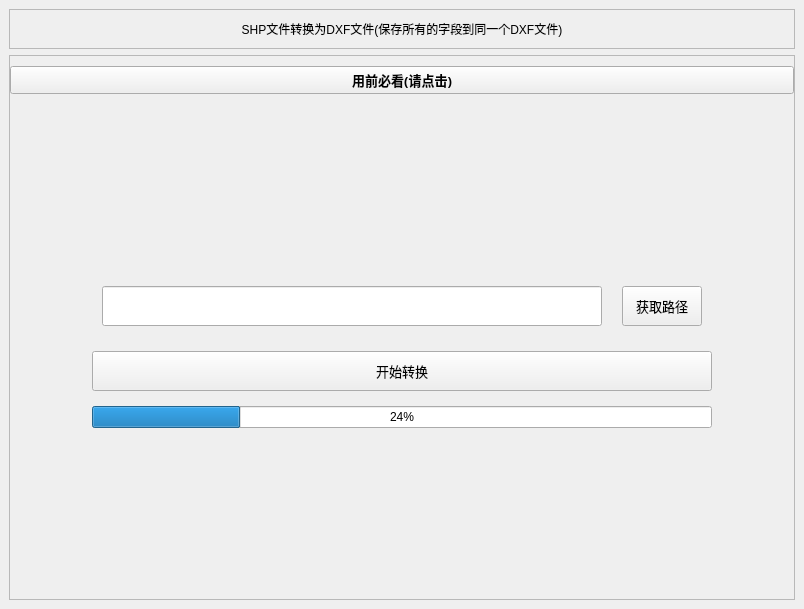
<?xml version="1.0" encoding="UTF-8"?>
<ui version="4.0">
 <class>Form</class>
 <widget class="QWidget" name="Form">
  <property name="geometry">
   <rect>
    <x>0</x>
    <y>0</y>
    <width>804</width>
    <height>609</height>
   </rect>
  </property>
  <property name="windowTitle">
   <string>Form</string>
  </property>
  <layout class="QVBoxLayout" name="verticalLayout">
   <property name="leftMargin">
    <number>0</number>
   </property>
   <property name="topMargin">
    <number>0</number>
   </property>
   <property name="rightMargin">
    <number>0</number>
   </property>
   <property name="bottomMargin">
    <number>0</number>
   </property>
   <item>
    <widget class="CardWidget" name="CardWidget">
     <layout class="QVBoxLayout" name="verticalLayout_2">
      <item>
       <widget class="QFrame" name="frame">
        <property name="minimumSize">
         <size>
          <width>0</width>
          <height>40</height>
         </size>
        </property>
        <property name="frameShape">
         <enum>QFrame::StyledPanel</enum>
        </property>
        <property name="frameShadow">
         <enum>QFrame::Raised</enum>
        </property>
        <layout class="QVBoxLayout" name="verticalLayout_3">
         <property name="leftMargin">
          <number>0</number>
         </property>
         <property name="topMargin">
          <number>0</number>
         </property>
         <property name="rightMargin">
          <number>0</number>
         </property>
         <property name="bottomMargin">
          <number>0</number>
         </property>
         <item>
          <widget class="TitleLabel" name="TitleLabel_3">
           <property name="text">
            <string>SHP文件转换为DXF文件(保存所有的字段到同一个DXF文件)</string>
           </property>
           <property name="alignment">
            <set>Qt::AlignCenter</set>
           </property>
          </widget>
         </item>
        </layout>
       </widget>
      </item>
      <item>
       <widget class="QFrame" name="frame_2">
        <property name="sizePolicy">
         <sizepolicy hsizetype="Preferred" vsizetype="Expanding">
          <horstretch>0</horstretch>
          <verstretch>0</verstretch>
         </sizepolicy>
        </property>
        <property name="frameShape">
         <enum>QFrame::StyledPanel</enum>
        </property>
        <property name="frameShadow">
         <enum>QFrame::Raised</enum>
        </property>
        <layout class="QVBoxLayout" name="verticalLayout_6">
         <property name="spacing">
          <number>0</number>
         </property>
         <property name="leftMargin">
          <number>0</number>
         </property>
         <property name="topMargin">
          <number>0</number>
         </property>
         <property name="rightMargin">
          <number>0</number>
         </property>
         <property name="bottomMargin">
          <number>0</number>
         </property>
         <item>
          <layout class="QVBoxLayout" name="verticalLayout_5">
           <property name="topMargin">
            <number>10</number>
           </property>
           <property name="rightMargin">
            <number>0</number>
           </property>
           <item>
            <widget class="PushButton" name="shp2dxf_prompt">
             <property name="font">
              <font>
               <family>微软雅黑</family>
               <pointsize>10</pointsize>
               <weight>75</weight>
               <bold>true</bold>
              </font>
             </property>
             <property name="text">
              <string>用前必看(请点击)</string>
             </property>
             <property name="icon">
              <iconset resource="icons.qrc">
               <normaloff>:/icons/images/message.png</normaloff>:/icons/images/message.png</iconset>
             </property>
             <property name="iconSize">
              <size>
               <width>20</width>
               <height>20</height>
              </size>
             </property>
            </widget>
           </item>
           <item>
            <spacer name="verticalSpacer_2">
             <property name="orientation">
              <enum>Qt::Vertical</enum>
             </property>
             <property name="sizeHint" stdset="0">
              <size>
               <width>20</width>
               <height>100</height>
              </size>
             </property>
            </spacer>
           </item>
           <item>
            <layout class="QHBoxLayout" name="horizontalLayout_4">
             <item>
              <spacer name="horizontalSpacer">
               <property name="orientation">
                <enum>Qt::Horizontal</enum>
               </property>
               <property name="sizeHint" stdset="0">
                <size>
                 <width>60</width>
                 <height>20</height>
                </size>
               </property>
              </spacer>
             </item>
             <item>
              <layout class="QVBoxLayout" name="verticalLayout_4">
               <property name="spacing">
                <number>15</number>
               </property>
               <property name="leftMargin">
                <number>10</number>
               </property>
               <property name="topMargin">
                <number>20</number>
               </property>
               <property name="rightMargin">
                <number>10</number>
               </property>
               <property name="bottomMargin">
                <number>10</number>
               </property>
               <item>
                <layout class="QHBoxLayout" name="horizontalLayout">
                 <property name="spacing">
                  <number>20</number>
                 </property>
                 <property name="leftMargin">
                  <number>10</number>
                 </property>
                 <property name="topMargin">
                  <number>10</number>
                 </property>
                 <property name="rightMargin">
                  <number>10</number>
                 </property>
                 <property name="bottomMargin">
                  <number>10</number>
                 </property>
                 <item>
                  <widget class="LineEdit" name="shp2dxf_filepath_line">
                   <property name="minimumSize">
                    <size>
                     <width>500</width>
                     <height>40</height>
                    </size>
                   </property>
                  </widget>
                 </item>
                 <item>
                  <widget class="PrimaryPushButton" name="shp2dxf_filepath_btn">
                   <property name="minimumSize">
                    <size>
                     <width>0</width>
                     <height>40</height>
                    </size>
                   </property>
                   <property name="font">
                    <font>
                     <family>微软雅黑</family>
                     <pointsize>10</pointsize>
                     <weight>50</weight>
                     <bold>false</bold>
                    </font>
                   </property>
                   <property name="styleSheet">
                    <string notr="true">PushButton, ToolButton, ToggleButton, ToggleToolButton {
    color: black;
    background: rgba(255, 255, 255, 0.7);
    border: 1px solid rgba(0, 0, 0, 0.073);
    border-bottom: 1px solid rgba(0, 0, 0, 0.183);
    border-radius: 20px;
    /* font: 14px 'Segoe UI', 'Microsoft YaHei'; */
    padding: 5px 12px 6px 12px;
    outline: none;
}

ToolButton {
    padding: 5px 9px 6px 8px;
}

PushButton[hasIcon=false] {
    padding: 5px 12px 6px 12px;
}

PushButton[hasIcon=true] {
    padding: 5px 12px 6px 36px;
}

DropDownToolButton, PrimaryDropDownToolButton {
    padding: 5px 31px 6px 8px;
}

DropDownPushButton[hasIcon=false],
PrimaryDropDownPushButton[hasIcon=false] {
    padding: 5px 31px 6px 12px;
}

DropDownPushButton[hasIcon=true],
PrimaryDropDownPushButton[hasIcon=true] {
    padding: 5px 31px 6px 36px;
}

PushButton:hover, ToolButton:hover, ToggleButton:hover, ToggleToolButton:hover {
    background: rgba(249, 249, 249, 0.5);
}

PushButton:pressed, ToolButton:pressed, ToggleButton:pressed, ToggleToolButton:pressed {
    color: rgba(0, 0, 0, 0.63);
    background: rgba(249, 249, 249, 0.3);
    border-bottom: 1px solid rgba(0, 0, 0, 0.073);
}

PushButton:disabled, ToolButton:disabled, ToggleButton:disabled, ToggleToolButton:disabled {
    color: rgba(0, 0, 0, 0.36);
    background: rgba(249, 249, 249, 0.3);
    border: 1px solid rgba(0, 0, 0, 0.06);
    border-bottom: 1px solid rgba(0, 0, 0, 0.06);
}


PrimaryPushButton,
PrimaryToolButton,
ToggleButton:checked,
ToggleToolButton:checked {
    color: white;
    background-color: #009faa;
    border: 1px solid #00a7b3;
    border-bottom: 1px solid #007780;
}

PrimaryPushButton:hover,
PrimaryToolButton:hover,
ToggleButton:checked:hover,
ToggleToolButton:checked:hover {
    background-color: #00a7b3;
    border: 1px solid #2daab3;
    border-bottom: 1px solid #007780;
}

PrimaryPushButton:pressed,
PrimaryToolButton:pressed,
ToggleButton:checked:pressed,
ToggleToolButton:checked:pressed {
    color: rgba(255, 255, 255, 0.63);
    background-color: #3eabb3;
    border: 1px solid #3eabb3;
}

PrimaryPushButton:disabled,
PrimaryToolButton:disabled,
ToggleButton:checked:disabled,
ToggleToolButton:checked:disabled {
    color: rgba(255, 255, 255, 0.9);
    background-color: rgb(205, 205, 205);
    border: 1px solid rgb(205, 205, 205);
}

SplitDropButton,
PrimarySplitDropButton {
    border-left: none;
    border-top-left-radius: 0;
    border-bottom-left-radius: 0;
}

#splitPushButton,
#splitToolButton,
#primarySplitPushButton,
#primarySplitToolButton {
    border-top-right-radius: 0;
    border-bottom-right-radius: 0;
}

#splitPushButton:pressed,
#splitToolButton:pressed,
SplitDropButton:pressed {
    border-bottom: 1px solid rgba(0, 0, 0, 0.183);
}

PrimarySplitDropButton:pressed {
    border-bottom: 1px solid #007780;
}

#primarySplitPushButton, #primarySplitToolButton {
    border-right: 1px solid #3eabb3;
}

#primarySplitPushButton:pressed, #primarySplitToolButton:pressed {
    border-bottom: 1px solid #007780;
}

HyperlinkButton {
    /* font: 14px 'Segoe UI', 'Microsoft YaHei'; */
    padding: 6px 12px 6px 12px;
    color: #009faa;
    border: none;
    border-radius: 6px;
    background-color: transparent;
}

HyperlinkButton[hasIcon=false] {
    padding: 6px 12px 6px 12px;
}

HyperlinkButton[hasIcon=true] {
    padding: 6px 12px 6px 36px;
}

HyperlinkButton:hover {
    color: #009faa;
    background-color: rgba(0, 0, 0, 10);
    border: none;
}

HyperlinkButton:pressed {
    color: #009faa;
    background-color: rgba(0, 0, 0, 6);
    border: none;
}

HyperlinkButton:disabled {
    color: rgba(0, 0, 0, 0.43);
    background-color: transparent;
    border: none;
}


RadioButton {
    min-height: 24px;
    max-height: 24px;
    background-color: transparent;
    font: 14px 'Segoe UI', 'Microsoft YaHei', 'PingFang SC';
    color: black;
}

RadioButton::indicator {
    width: 18px;
    height: 18px;
    border-radius: 11px;
    border: 2px solid #999999;
    background-color: rgba(0, 0, 0, 5);
    margin-right: 4px;
}

RadioButton::indicator:hover {
    background-color: rgba(0, 0, 0, 0);
}

RadioButton::indicator:pressed {
    border: 2px solid #bbbbbb;
    background-color: qradialgradient(spread:pad, cx:0.5, cy:0.5, radius:0.5, fx:0.5, fy:0.5,
            stop:0 rgb(255, 255, 255),
            stop:0.5 rgb(255, 255, 255),
            stop:0.6 rgb(225, 224, 223),
            stop:1 rgb(225, 224, 223));
}

RadioButton::indicator:checked {
    height: 22px;
    width: 22px;
    border: none;
    border-radius: 11px;
    background-color: qradialgradient(spread:pad, cx:0.5, cy:0.5, radius:0.5, fx:0.5, fy:0.5,
            stop:0 rgb(255, 255, 255),
            stop:0.5 rgb(255, 255, 255),
            stop:0.6 #009faa,
            stop:1 #009faa);
}

RadioButton::indicator:checked:hover {
    background-color: qradialgradient(spread:pad, cx:0.5, cy:0.5, radius:0.5, fx:0.5, fy:0.5,
            stop:0 rgb(255, 255, 255),
            stop:0.6 rgb(255, 255, 255),
            stop:0.7 #009faa,
            stop:1 #009faa);
}

RadioButton::indicator:checked:pressed {
    background-color: qradialgradient(spread:pad, cx:0.5, cy:0.5, radius:0.5, fx:0.5, fy:0.5,
            stop:0 rgb(255, 255, 255),
            stop:0.5 rgb(255, 255, 255),
            stop:0.6 #009faa,
            stop:1 #009faa);
}

RadioButton:disabled {
    color: rgba(0, 0, 0, 110);
}

RadioButton::indicator:disabled {
    border: 2px solid #bbbbbb;
    background-color: transparent;
}

RadioButton::indicator:disabled:checked {
    border: none;
    background-color: qradialgradient(spread:pad, cx:0.5, cy:0.5, radius:0.5, fx:0.5, fy:0.5,
            stop:0 rgb(255, 255, 255),
            stop:0.5 rgb(255, 255, 255),
            stop:0.6 rgba(0, 0, 0, 0.2169),
            stop:1 rgba(0, 0, 0, 0.2169));
}

TransparentToolButton,
TransparentToggleToolButton,
TransparentDropDownToolButton,
TransparentPushButton,
TransparentDropDownPushButton,
TransparentTogglePushButton {
    background-color: transparent;
    border: none;
    border-radius: 5px;
    margin: 0;
}

TransparentToolButton:hover,
TransparentToggleToolButton:hover,
TransparentDropDownToolButton:hover,
TransparentPushButton:hover,
TransparentDropDownPushButton:hover,
TransparentTogglePushButton:hover {
    background-color: rgba(0, 0, 0, 9);
    border: none;
}

TransparentToolButton:pressed,
TransparentToggleToolButton:pressed,
TransparentDropDownToolButton:pressed,
TransparentPushButton:pressed,
TransparentDropDownPushButton:pressed,
TransparentTogglePushButton:pressed {
    background-color: rgba(0, 0, 0, 6);
    border: none;
}

TransparentToolButton:disabled,
TransparentToggleToolButton:disabled,
TransparentDropDownToolButton:disabled,
TransprentPushButton:disabled,
TransparentDropDownPushButton:disabled,
TransprentTogglePushButton:disabled {
    background-color: transparent;
    border: none;
}


PillPushButton,
PillPushButton:hover,
PillPushButton:pressed,
PillPushButton:disabled,
PillPushButton:checked,
PillPushButton:checked:hover,
PillPushButton:checked:pressed,
PillPushButton:disabled:checked,
PillToolButton,
PillToolButton:hover,
PillToolButton:pressed,
PillToolButton:disabled,
PillToolButton:checked,
PillToolButton:checked:hover,
PillToolButton:checked:pressed,
PillToolButton:disabled:checked {
    background-color: transparent;
    border: none;
}
</string>
                   </property>
                   <property name="text">
                    <string>获取路径</string>
                   </property>
                  </widget>
                 </item>
                </layout>
               </item>
               <item>
                <widget class="PrimaryPushButton" name="shp2dxf_process_btn">
                 <property name="minimumSize">
                  <size>
                   <width>0</width>
                   <height>40</height>
                  </size>
                 </property>
                 <property name="font">
                  <font>
                   <family>微软雅黑</family>
                   <pointsize>10</pointsize>
                   <weight>50</weight>
                   <bold>false</bold>
                  </font>
                 </property>
                 <property name="styleSheet">
                  <string notr="true">PushButton, ToolButton, ToggleButton, ToggleToolButton {
    color: black;
    background: rgba(255, 255, 255, 0.7);
    border: 1px solid rgba(0, 0, 0, 0.073);
    border-bottom: 1px solid rgba(0, 0, 0, 0.183);
    border-radius: 20px;
    /* font: 14px 'Segoe UI', 'Microsoft YaHei'; */
    padding: 5px 12px 6px 12px;
    outline: none;
}

ToolButton {
    padding: 5px 9px 6px 8px;
}

PushButton[hasIcon=false] {
    padding: 5px 12px 6px 12px;
}

PushButton[hasIcon=true] {
    padding: 5px 12px 6px 36px;
}

DropDownToolButton, PrimaryDropDownToolButton {
    padding: 5px 31px 6px 8px;
}

DropDownPushButton[hasIcon=false],
PrimaryDropDownPushButton[hasIcon=false] {
    padding: 5px 31px 6px 12px;
}

DropDownPushButton[hasIcon=true],
PrimaryDropDownPushButton[hasIcon=true] {
    padding: 5px 31px 6px 36px;
}

PushButton:hover, ToolButton:hover, ToggleButton:hover, ToggleToolButton:hover {
    background: rgba(249, 249, 249, 0.5);
}

PushButton:pressed, ToolButton:pressed, ToggleButton:pressed, ToggleToolButton:pressed {
    color: rgba(0, 0, 0, 0.63);
    background: rgba(249, 249, 249, 0.3);
    border-bottom: 1px solid rgba(0, 0, 0, 0.073);
}

PushButton:disabled, ToolButton:disabled, ToggleButton:disabled, ToggleToolButton:disabled {
    color: rgba(0, 0, 0, 0.36);
    background: rgba(249, 249, 249, 0.3);
    border: 1px solid rgba(0, 0, 0, 0.06);
    border-bottom: 1px solid rgba(0, 0, 0, 0.06);
}


PrimaryPushButton,
PrimaryToolButton,
ToggleButton:checked,
ToggleToolButton:checked {
    color: white;
    background-color: #009faa;
    border: 1px solid #00a7b3;
    border-bottom: 1px solid #007780;
}

PrimaryPushButton:hover,
PrimaryToolButton:hover,
ToggleButton:checked:hover,
ToggleToolButton:checked:hover {
    background-color: #00a7b3;
    border: 1px solid #2daab3;
    border-bottom: 1px solid #007780;
}

PrimaryPushButton:pressed,
PrimaryToolButton:pressed,
ToggleButton:checked:pressed,
ToggleToolButton:checked:pressed {
    color: rgba(255, 255, 255, 0.63);
    background-color: #3eabb3;
    border: 1px solid #3eabb3;
}

PrimaryPushButton:disabled,
PrimaryToolButton:disabled,
ToggleButton:checked:disabled,
ToggleToolButton:checked:disabled {
    color: rgba(255, 255, 255, 0.9);
    background-color: rgb(205, 205, 205);
    border: 1px solid rgb(205, 205, 205);
}

SplitDropButton,
PrimarySplitDropButton {
    border-left: none;
    border-top-left-radius: 0;
    border-bottom-left-radius: 0;
}

#splitPushButton,
#splitToolButton,
#primarySplitPushButton,
#primarySplitToolButton {
    border-top-right-radius: 0;
    border-bottom-right-radius: 0;
}

#splitPushButton:pressed,
#splitToolButton:pressed,
SplitDropButton:pressed {
    border-bottom: 1px solid rgba(0, 0, 0, 0.183);
}

PrimarySplitDropButton:pressed {
    border-bottom: 1px solid #007780;
}

#primarySplitPushButton, #primarySplitToolButton {
    border-right: 1px solid #3eabb3;
}

#primarySplitPushButton:pressed, #primarySplitToolButton:pressed {
    border-bottom: 1px solid #007780;
}

HyperlinkButton {
    /* font: 14px 'Segoe UI', 'Microsoft YaHei'; */
    padding: 6px 12px 6px 12px;
    color: #009faa;
    border: none;
    border-radius: 6px;
    background-color: transparent;
}

HyperlinkButton[hasIcon=false] {
    padding: 6px 12px 6px 12px;
}

HyperlinkButton[hasIcon=true] {
    padding: 6px 12px 6px 36px;
}

HyperlinkButton:hover {
    color: #009faa;
    background-color: rgba(0, 0, 0, 10);
    border: none;
}

HyperlinkButton:pressed {
    color: #009faa;
    background-color: rgba(0, 0, 0, 6);
    border: none;
}

HyperlinkButton:disabled {
    color: rgba(0, 0, 0, 0.43);
    background-color: transparent;
    border: none;
}


RadioButton {
    min-height: 24px;
    max-height: 24px;
    background-color: transparent;
    font: 14px 'Segoe UI', 'Microsoft YaHei', 'PingFang SC';
    color: black;
}

RadioButton::indicator {
    width: 18px;
    height: 18px;
    border-radius: 11px;
    border: 2px solid #999999;
    background-color: rgba(0, 0, 0, 5);
    margin-right: 4px;
}

RadioButton::indicator:hover {
    background-color: rgba(0, 0, 0, 0);
}

RadioButton::indicator:pressed {
    border: 2px solid #bbbbbb;
    background-color: qradialgradient(spread:pad, cx:0.5, cy:0.5, radius:0.5, fx:0.5, fy:0.5,
            stop:0 rgb(255, 255, 255),
            stop:0.5 rgb(255, 255, 255),
            stop:0.6 rgb(225, 224, 223),
            stop:1 rgb(225, 224, 223));
}

RadioButton::indicator:checked {
    height: 22px;
    width: 22px;
    border: none;
    border-radius: 11px;
    background-color: qradialgradient(spread:pad, cx:0.5, cy:0.5, radius:0.5, fx:0.5, fy:0.5,
            stop:0 rgb(255, 255, 255),
            stop:0.5 rgb(255, 255, 255),
            stop:0.6 #009faa,
            stop:1 #009faa);
}

RadioButton::indicator:checked:hover {
    background-color: qradialgradient(spread:pad, cx:0.5, cy:0.5, radius:0.5, fx:0.5, fy:0.5,
            stop:0 rgb(255, 255, 255),
            stop:0.6 rgb(255, 255, 255),
            stop:0.7 #009faa,
            stop:1 #009faa);
}

RadioButton::indicator:checked:pressed {
    background-color: qradialgradient(spread:pad, cx:0.5, cy:0.5, radius:0.5, fx:0.5, fy:0.5,
            stop:0 rgb(255, 255, 255),
            stop:0.5 rgb(255, 255, 255),
            stop:0.6 #009faa,
            stop:1 #009faa);
}

RadioButton:disabled {
    color: rgba(0, 0, 0, 110);
}

RadioButton::indicator:disabled {
    border: 2px solid #bbbbbb;
    background-color: transparent;
}

RadioButton::indicator:disabled:checked {
    border: none;
    background-color: qradialgradient(spread:pad, cx:0.5, cy:0.5, radius:0.5, fx:0.5, fy:0.5,
            stop:0 rgb(255, 255, 255),
            stop:0.5 rgb(255, 255, 255),
            stop:0.6 rgba(0, 0, 0, 0.2169),
            stop:1 rgba(0, 0, 0, 0.2169));
}

TransparentToolButton,
TransparentToggleToolButton,
TransparentDropDownToolButton,
TransparentPushButton,
TransparentDropDownPushButton,
TransparentTogglePushButton {
    background-color: transparent;
    border: none;
    border-radius: 5px;
    margin: 0;
}

TransparentToolButton:hover,
TransparentToggleToolButton:hover,
TransparentDropDownToolButton:hover,
TransparentPushButton:hover,
TransparentDropDownPushButton:hover,
TransparentTogglePushButton:hover {
    background-color: rgba(0, 0, 0, 9);
    border: none;
}

TransparentToolButton:pressed,
TransparentToggleToolButton:pressed,
TransparentDropDownToolButton:pressed,
TransparentPushButton:pressed,
TransparentDropDownPushButton:pressed,
TransparentTogglePushButton:pressed {
    background-color: rgba(0, 0, 0, 6);
    border: none;
}

TransparentToolButton:disabled,
TransparentToggleToolButton:disabled,
TransparentDropDownToolButton:disabled,
TransprentPushButton:disabled,
TransparentDropDownPushButton:disabled,
TransprentTogglePushButton:disabled {
    background-color: transparent;
    border: none;
}


PillPushButton,
PillPushButton:hover,
PillPushButton:pressed,
PillPushButton:disabled,
PillPushButton:checked,
PillPushButton:checked:hover,
PillPushButton:checked:pressed,
PillPushButton:disabled:checked,
PillToolButton,
PillToolButton:hover,
PillToolButton:pressed,
PillToolButton:disabled,
PillToolButton:checked,
PillToolButton:checked:hover,
PillToolButton:checked:pressed,
PillToolButton:disabled:checked {
    background-color: transparent;
    border: none;
}
</string>
                 </property>
                 <property name="text">
                  <string>开始转换</string>
                 </property>
                </widget>
               </item>
               <item>
                <widget class="QProgressBar" name="progressBar">
                 <property name="value">
                  <number>24</number>
                 </property>
                </widget>
               </item>
              </layout>
             </item>
             <item>
              <spacer name="horizontalSpacer_2">
               <property name="orientation">
                <enum>Qt::Horizontal</enum>
               </property>
               <property name="sizeHint" stdset="0">
                <size>
                 <width>20</width>
                 <height>20</height>
                </size>
               </property>
              </spacer>
             </item>
            </layout>
           </item>
           <item>
            <spacer name="verticalSpacer">
             <property name="orientation">
              <enum>Qt::Vertical</enum>
             </property>
             <property name="sizeHint" stdset="0">
              <size>
               <width>20</width>
               <height>100</height>
              </size>
             </property>
            </spacer>
           </item>
          </layout>
         </item>
        </layout>
       </widget>
      </item>
     </layout>
    </widget>
   </item>
  </layout>
 </widget>
 <customwidgets>
  <customwidget>
   <class>PushButton</class>
   <extends>QPushButton</extends>
   <header>qfluentwidgets</header>
  </customwidget>
  <customwidget>
   <class>PrimaryPushButton</class>
   <extends>PushButton</extends>
   <header>qfluentwidgets</header>
  </customwidget>
  <customwidget>
   <class>CardWidget</class>
   <extends>QFrame</extends>
   <header>qfluentwidgets</header>
   <container>1</container>
  </customwidget>
  <customwidget>
   <class>TitleLabel</class>
   <extends>QLabel</extends>
   <header>qfluentwidgets</header>
  </customwidget>
  <customwidget>
   <class>LineEdit</class>
   <extends>QLineEdit</extends>
   <header>qfluentwidgets</header>
  </customwidget>
 </customwidgets>
 <resources>
  <include location="icons.qrc"/>
 </resources>
 <connections/>
</ui>
